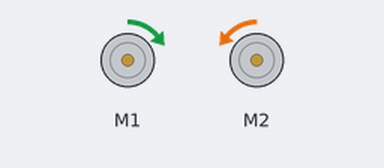
A program run on a simulated BBC micro:bit (MakeCode). Shown: 2 × DC motor (green arrow = forward, orange = backward, longer = faster).

Above: at 0.3 s.
Timing chart, 0 to 3.0 s (numbered marks = the images above):
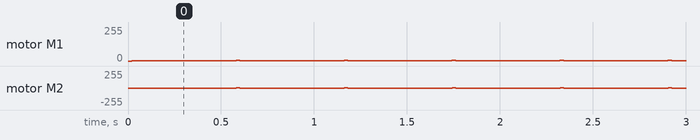

The program:

main.ts
```typescript
basic.forever(function () {
    maqueen.motorRun(maqueen.Motors.All, maqueen.Dir.CW, 5)
    maqueen.motorRun(maqueen.Motors.M1, maqueen.Dir.CW, 2)
    maqueen.motorRun(maqueen.Motors.M2, maqueen.Dir.CCW, 2)
    maqueen.motorRun(maqueen.Motors.All, maqueen.Dir.CW, 5)
    maqueen.motorRun(maqueen.Motors.M1, maqueen.Dir.CW, 2)
    maqueen.motorRun(maqueen.Motors.M2, maqueen.Dir.CCW, 2)
    maqueen.motorRun(maqueen.Motors.All, maqueen.Dir.CW, 5)
    maqueen.motorRun(maqueen.Motors.M1, maqueen.Dir.CW, 2)
    maqueen.motorRun(maqueen.Motors.M2, maqueen.Dir.CCW, 2)
    maqueen.motorRun(maqueen.Motors.All, maqueen.Dir.CW, 5)
    maqueen.motorRun(maqueen.Motors.M1, maqueen.Dir.CW, 2)
    maqueen.motorRun(maqueen.Motors.M2, maqueen.Dir.CCW, 2)
})
```

test.ts
```typescript
// tests gaan hier; deze zal niet worden gecompileerd wanneer dit pakket wordt gebruikt als extensie.
```

Measured:
- by itself, motor M1: alternates forward 5/255 for 0.02 s and forward 2/255 for 0.56 s
- by itself, motor M2: alternates forward 5/255 for 0.02 s and backward 2/255 for 0.56 s
